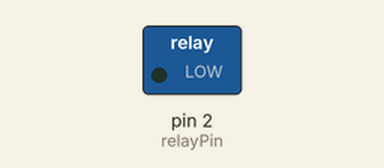
Recording of a sketch running on a simulated Arduino Uno, built with avr-gcc and run on an emulated ATmega328P. Parts: switched loads named in the sketch (green lamp = pin HIGH). The local clock reads 2024-03-15 10:24:30 at power-on unless the sketch sets it.

Above: at 10.1 s.
At 12.6 s:
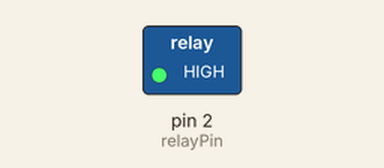
Timing chart, 0 to 14.1 s (numbered marks = the images above):
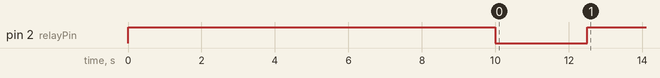

The sketch:

2_Assessment_1_-_Autonomous_Plant_-_Code__3.1_relay_code_onl.ino
```cpp
//relay setup
const int relayPin  = 2;  // the Arduino pin, which connects to the IN pin of relay
uint32_t lastRelayOnTime = 0;
bool relayOn = false;

//DS1307 setup
#include <Wire.h>
#include <RTClib.h>

RTC_DS1307 rtc;

const uint32_t timeDelay = 259200000UL; //3 day gap between waters


void setup() {
  pinMode(relayPin, OUTPUT);//relay set as OUTPUT
 digitalWrite(relayPin, HIGH);

 //DS1307 Startup
 Wire.begin();
 rtc.begin();

  if (!rtc.isrunning()) {
    rtc.adjust(DateTime(F(__DATE__), F(__TIME__)));
  }
 //Initial Setup Water
 delay(10000);
 Serial.println("ON");
 digitalWrite(relayPin, LOW);
 lastRelayOnTime = millis();
 relayOn = true;
 delay(2500);
 Serial.println("OFF");
 digitalWrite(relayPin, HIGH);
 relayOn = false;
}

void loop() {
  DateTime now = rtc.now();
  if ((millis() - lastRelayOnTime >= timeDelay) && !relayOn) {
    Serial.println("ON");
    digitalWrite(relayPin, LOW);
    lastRelayOnTime = millis();
    relayOn = true;
    delay(2500);
    Serial.println("OFF");
    digitalWrite(relayPin, HIGH);
    relayOn = false;

  }
}
```
